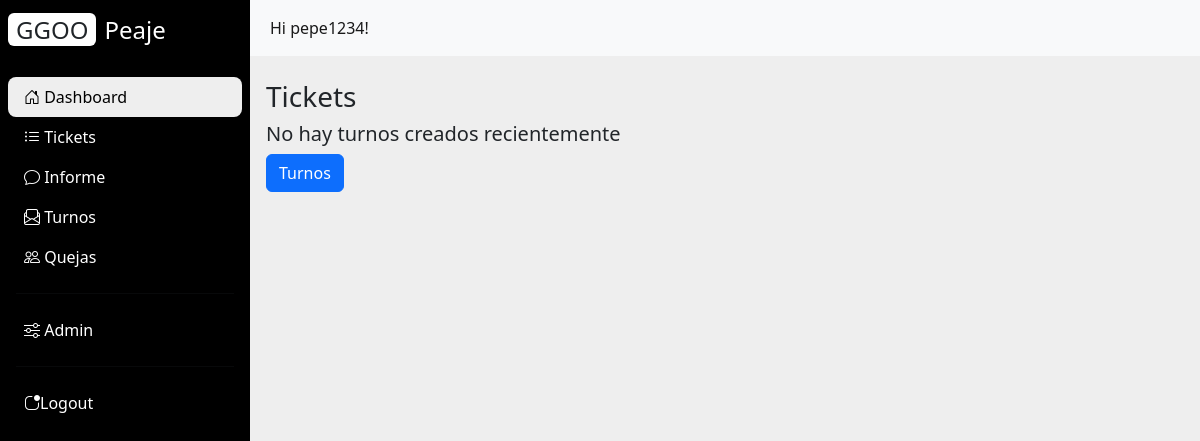
The app's page /tickets/ (signed in), older data.
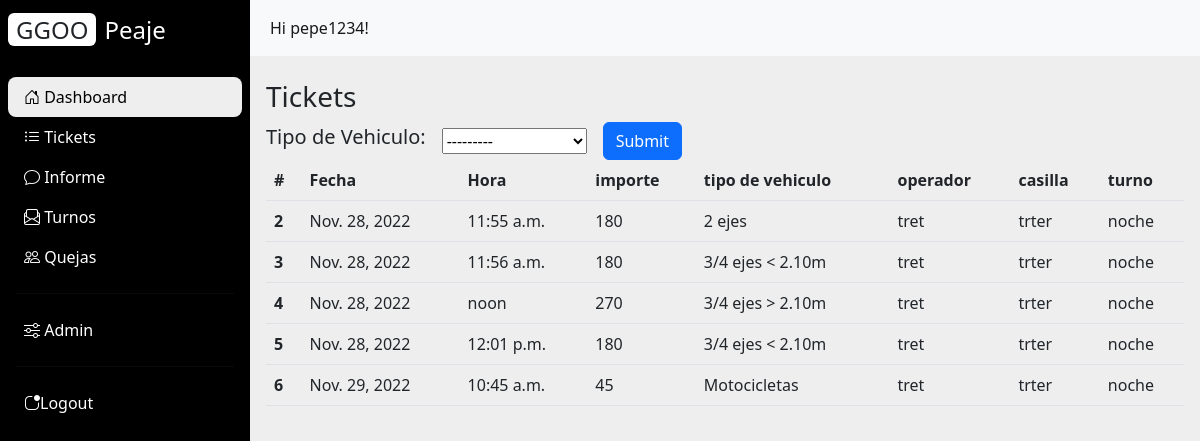
The same page, newer data.
### AppPeaje/models.py (models this page shows, shortened)
class ticket(models.Model):
    importe=models.IntegerField()
    fecha= models.DateField()
    hora=models.TimeField()
    tipoVehiculo=models.ForeignKey(tipoVehiculo,on_delete=models.CASCADE)
    turno= models.ForeignKey(turnos,on_delete=models.CASCADE)
    def __str__(self) :
        return (f'{self.fecha}, {self.hora}, {self.tipoVehiculo}, {self.importe}, {self.turno}')

class tipoVehiculo(models.Model):
    tipo=models.CharField(max_length=30,choices=tipo,default='' )
    precio=models.IntegerField()
    descripcion=models.CharField(max_length=100)
    def __str__(self) :
        return self.tipo

class turnos(models.Model):
    fecha_creacion = models.DateTimeField(null=True,blank=True)
    fecha_fin=models.DateTimeField(null=True,blank=True)
    dineroInicial= models.IntegerField()
    sentidoCirculacion=models.CharField(max_length=10,choices=sentido,default='este-oeste' )
    HoraPlanificada=models.CharField(max_length=14,choices=horario,default='00:00 - 08:00' )
    turno_activo = models.BooleanField(default=True)
    casilla= models.ForeignKey(casillas,on_delete=models.CASCADE)
    operador= models.ForeignKey(operadores,on_delete=models.CASCADE, null=True,blank=True)
    def __str__(self):
        return (f'{self.sentidoCirculacion}, {self.HoraPlanificada}, {self.turno_activo}')

class operadores(models.Model):
    numeroEmpleado=models.CharField(max_length=10)
    numeroDocumento=models.CharField(max_length=10)
    nombre=models.CharField(max_length=30)
    apellido=models.CharField(max_length=30)
    tipoDocumento=models.ForeignKey(TipoDocumento,on_delete=models.CASCADE)
    usuario =models.ForeignKey(settings.AUTH_USER_MODEL,on_delete=models.CASCADE)

class casillas(models.Model):
    nombre = models.CharField(max_length=30)
    estacion=models.ForeignKey(estaciones,on_delete=models.CASCADE)

### AppPeaje/views.py (the view)
# urls.py: path('tickets/', views.tickets, name='tickets'),
def tickets(request):
    if request.method == 'POST':
        form = NuevoTicket(request.POST)
        if form.is_valid():
            vehiculo = form.cleaned_data['tipoVehiculo']
            importe = tipoVehiculo.objects.get(tipo = vehiculo).precio
            horario = str(datetime.now())
            fecha = horario.split(' ')[0]
            hora = horario.split(' ')[1].split('.')[0]
            turno_id = list(turnos.objects.all().filter(operador__usuario=request.user , turno_activo = True).values())[0]['id']
            turno = turnos.objects.get(id = turno_id)
            print('turno: {}'.format(turnos.objects.all().filter(operador__usuario=request.user , turno_activo = True).values()))
            vehiculo_id = list(tipoVehiculo.objects.all().filter( tipo = vehiculo).values())[-1]['id']
            tipo = tipoVehiculo.objects.get(id = vehiculo_id)
            casilla=turnos.objects.all().filter(operador__usuario=request.user , turno_activo = True).values()[0]['casilla_id']
            operador=turnos.objects.all().filter(operador__usuario=request.user , turno_activo = True).values()[0]['operador_id']
            DiccTicket={"Numero de ticket ": turno_id, "fecha ": fecha,"hora": hora,"importe": importe, "tipo vehiculo": tipo, "casilla": casilla, "operador": operador}
            generarQR("QR","http://127.0.0.1:8000/tickets/")
            generarPDFTicket(turno_id, DiccTicket.items())
            print(f"Numero de ticket: {turno_id} fecha: {fecha}, hora: {hora}, importe: {importe}, tipo vehiculo: {tipo}, casilla: {casilla}, operador: {operador}")
            tick = ticket(importe=importe, fecha = fecha, hora = hora, tipoVehiculo = tipo, turno = turno)
            print(tick)
            tick.save()
            return HttpResponseRedirect('/tickets/')
    else:
        form = NuevoTicket()
        db = ticket.objects.all().filter(turno__operador__usuario=request.user , turno__turno_activo = True)
        print(db)
    activo = len(list(turnos.objects.all().filter(operador__usuario=request.user , turno_activo = True).values())) > 0
    return render(request, 'AppPeaje/tickets.html', {'form': form, 'db':db, 'activo':activo})

### AppPeaje/forms.py
class NuevoTicket(forms.ModelForm):
    class Meta:
        model = ticket
        exclude = ('importe', 'fecha', 'hora', 'turno')

### AppPeaje/templates/AppPeaje/tickets.html (shortened to what this page needs)
<!DOCTYPE html>
{% extends "AppPeaje/base.html" %}
{% block div_content %}
    <h2 class="fs-3"> Tickets</h2>
    {% if activo %}
        <form action="/tickets/" method="post" class="row row-cols-lg-auto g-3 align-items-center">
            <div class="col-12">
                <h5 class="fs-5"> Tipo de Vehiculo: </h5>
            </div>
            <div class="col-12">
                {{ form.tipoVehiculo }}
            </div>
            <div class="col-12">
                <button type="submit" value="Submit" class="btn btn-primary">Submit</button>
            </div>
        </form>
            <table class="table">
                <thead>
                <tr>
                    <th scope="col">#</th>
                    <th scope="col">Fecha</th>
                    <th scope="col">Hora</th>
                    <th scope="col">importe</th>
                    <th scope="col">tipo de vehiculo</th>
                    <th scope="col">operador</th>
                    <th scope="col">casilla</th>
                    <th scope="col">turno</th>
                </tr>
                </thead>
                <tbody>
                    {% for item in db %}
                    <tr>
                        <th scope="row">{{ item.id }}</th>
                        <td>{{ item.fecha }}</td>
                        <td>{{ item.hora }}</td>
                        <td>{{ item.importe }}</td>
                        <td>{{ item.tipoVehiculo }}</td>
                        <td>{{ item.turno.operador.nombre }}</td>
                        <td>{{ item.turno.casilla.nombre }}</td>
                        <td>{{ item.turno.HoraPlanificada }}</td>
                    </tr>
                    {% endfor %}
                </tbody>
            </table>
    {% else %}
        <h2 class="fs-5"> No hay turnos creados recientemente</h2>
        <button type="submit" class="btn btn-primary" onclick="location.href='../turnos'" > Turnos</button>
    {% endif %}
{% endblock %}

Row changes from the older to the newer data that the page shows:
added ticket: id "2", fecha "Nov. 28, 2022", hora "11:55 a.m.", importe "180", tipoVehiculo "2 ejes", turno.operador.nombre "tret", turno.casilla.nombre "trter", turno.HoraPlanificada "noche"
added ticket: id "3", fecha "Nov. 28, 2022", hora "11:56 a.m.", importe "180", tipoVehiculo "3/4 ejes < 2.10m", turno.operador.nombre "tret", turno.casilla.nombre "trter", turno.HoraPlanificada "noche"
added ticket: id "4", fecha "Nov. 28, 2022", hora "noon", importe "270", tipoVehiculo "3/4 ejes > 2.10m", turno.operador.nombre "tret", turno.casilla.nombre "trter", turno.HoraPlanificada "noche"
added ticket: id "5", fecha "Nov. 28, 2022", hora "12:01 p.m.", importe "180", tipoVehiculo "3/4 ejes < 2.10m", turno.operador.nombre "tret", turno.casilla.nombre "trter", turno.HoraPlanificada "noche"
added ticket: id "6", fecha "Nov. 29, 2022", hora "10:45 a.m.", importe "45", tipoVehiculo "Motocicletas", turno.operador.nombre "tret", turno.casilla.nombre "trter", turno.HoraPlanificada "noche"
Text that changed along with them:
form field tipoVehiculo: (not shown) → "---------"
text no longer shown: "No hay turnos creados recientemente Turnos"
text now shown: "Tipo de Vehiculo: Submit # Fecha Hora importe tipo de vehiculo operador casilla turno"
